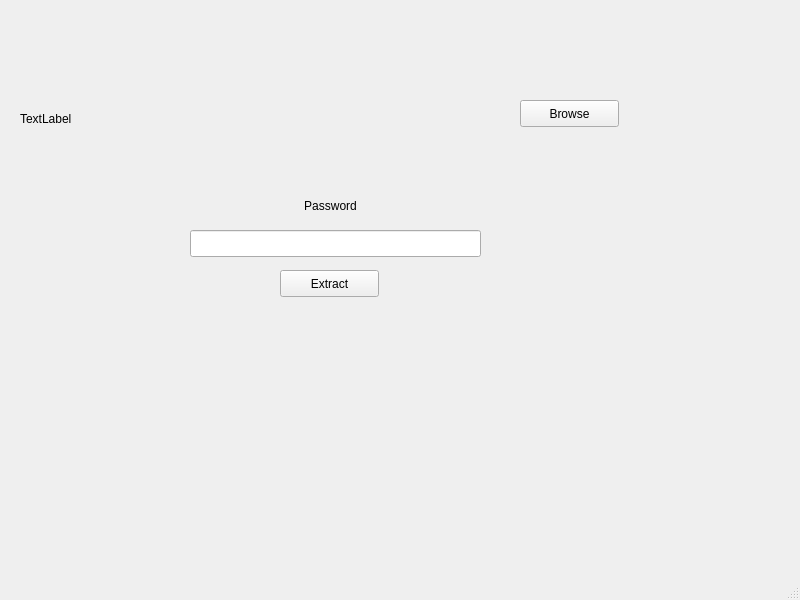
<?xml version="1.0" encoding="UTF-8"?>
<ui version="4.0">
 <class>extraction</class>
 <widget class="QMainWindow" name="extraction">
  <property name="geometry">
   <rect>
    <x>0</x>
    <y>0</y>
    <width>800</width>
    <height>600</height>
   </rect>
  </property>
  <property name="windowTitle">
   <string>MainWindow</string>
  </property>
  <widget class="QWidget" name="centralwidget">
   <widget class="QLabel" name="label">
    <property name="geometry">
     <rect>
      <x>150</x>
      <y>190</y>
      <width>361</width>
      <height>31</height>
     </rect>
    </property>
    <property name="text">
     <string>Password</string>
    </property>
    <property name="alignment">
     <set>Qt::AlignCenter</set>
    </property>
   </widget>
   <widget class="QLineEdit" name="password">
    <property name="geometry">
     <rect>
      <x>190</x>
      <y>230</y>
      <width>291</width>
      <height>27</height>
     </rect>
    </property>
   </widget>
   <widget class="QPushButton" name="pushButton">
    <property name="geometry">
     <rect>
      <x>280</x>
      <y>270</y>
      <width>99</width>
      <height>27</height>
     </rect>
    </property>
    <property name="text">
     <string>Extract</string>
    </property>
   </widget>
   <widget class="QPushButton" name="imagebrowse">
    <property name="geometry">
     <rect>
      <x>520</x>
      <y>100</y>
      <width>99</width>
      <height>27</height>
     </rect>
    </property>
    <property name="text">
     <string>Browse</string>
    </property>
   </widget>
   <widget class="QLabel" name="imagepath1label">
    <property name="geometry">
     <rect>
      <x>20</x>
      <y>110</y>
      <width>481</width>
      <height>17</height>
     </rect>
    </property>
    <property name="text">
     <string>TextLabel</string>
    </property>
   </widget>
  </widget>
  <widget class="QMenuBar" name="menubar">
   <property name="geometry">
    <rect>
     <x>0</x>
     <y>0</y>
     <width>800</width>
     <height>25</height>
    </rect>
   </property>
  </widget>
  <widget class="QStatusBar" name="statusbar"/>
 </widget>
 <resources/>
 <connections/>
</ui>
